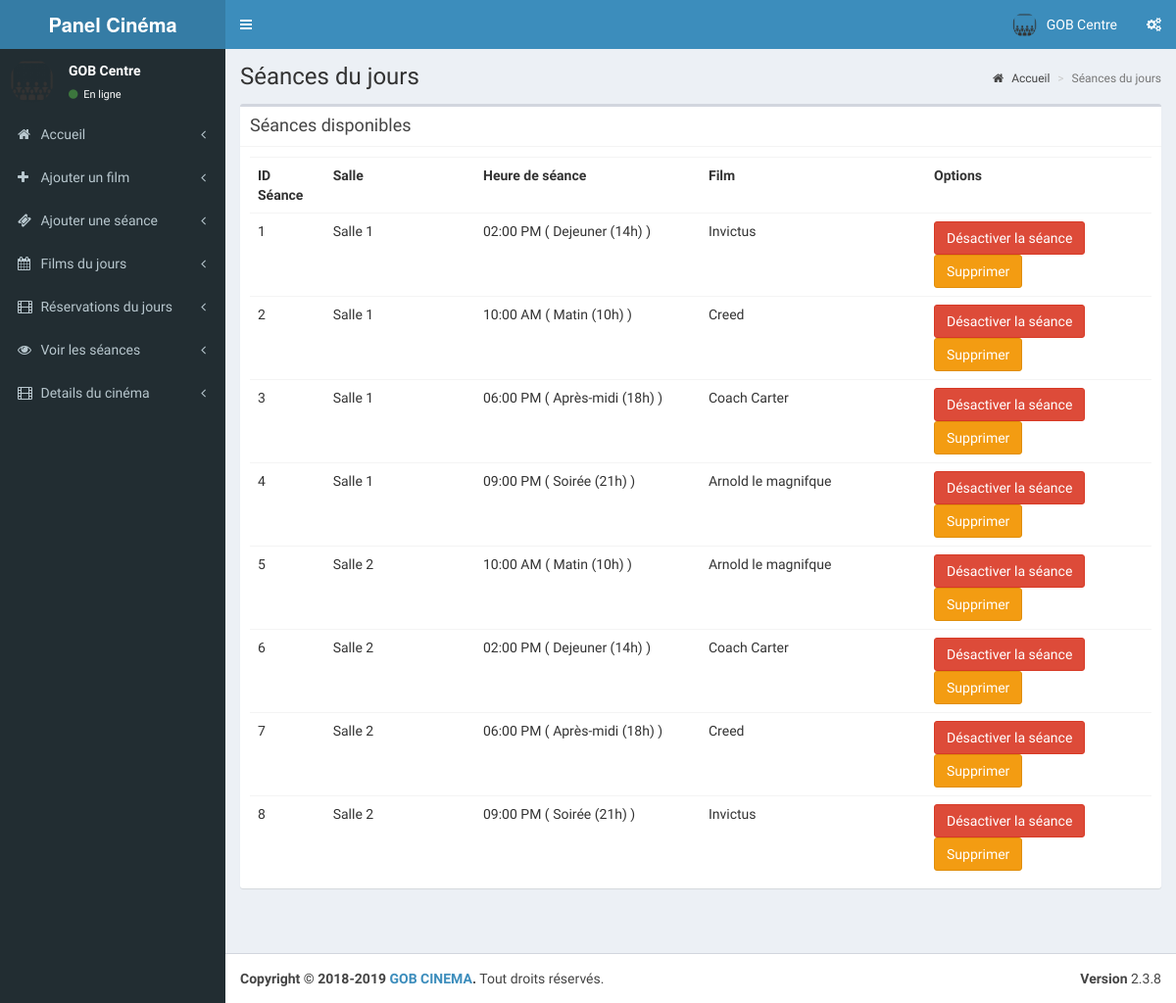
/cinema/pages/view_shows.php (signed in), run on the app's committed database.
### tables this page shows
CREATE TABLE IF NOT EXISTS `tbl_theatre` (
  `id` int(11) NOT NULL AUTO_INCREMENT,
  `name` varchar(100) NOT NULL,
  `address` varchar(100) NOT NULL,
  `place` varchar(100) NOT NULL,
  `state` varchar(50) NOT NULL,
  `pin` int(11) NOT NULL,
  PRIMARY KEY (`id`)
);

CREATE TABLE IF NOT EXISTS `tbl_shows` (
  `s_id` int(11) NOT NULL AUTO_INCREMENT,
  `st_id` int(11) NOT NULL COMMENT 'show time id',
  `theatre_id` int(11) NOT NULL,
  `movie_id` int(11) NOT NULL,
  `start_date` date NOT NULL,
  `status` int(11) NOT NULL COMMENT '1 means show available',
  `r_status` int(11) NOT NULL,
  PRIMARY KEY (`s_id`)
);

CREATE TABLE IF NOT EXISTS `tbl_screens` (
  `screen_id` int(11) NOT NULL AUTO_INCREMENT,
  `t_id` int(11) NOT NULL COMMENT 'theatre id',
  `screen_name` varchar(110) NOT NULL,
  `seats` int(11) NOT NULL COMMENT 'number of seats',
  `charge` int(11) NOT NULL,
  PRIMARY KEY (`screen_id`)
);

CREATE TABLE IF NOT EXISTS `tbl_show_time` (
  `st_id` int(11) NOT NULL AUTO_INCREMENT,
  `screen_id` int(11) NOT NULL,
  `name` varchar(40) NOT NULL COMMENT 'noon,second,etc',
  `start_time` time NOT NULL,
  PRIMARY KEY (`st_id`)
);

CREATE TABLE IF NOT EXISTS `tbl_movie` (
  `movie_id` int(11) NOT NULL AUTO_INCREMENT,
  `t_id` int(11) NOT NULL COMMENT 'theatre id',
  `movie_name` varchar(100) NOT NULL,
  `cast` varchar(500) NOT NULL,
  `desc` varchar(1000) NOT NULL,
  `release_date` date NOT NULL,
  `image` varchar(200) NOT NULL,
  `video_url` varchar(200) NOT NULL,
  `status` int(1) NOT NULL COMMENT '0 means active ',
  PRIMARY KEY (`movie_id`)
);

### cinema/pages/view_shows.php (the view, shortened to what this page needs)
<?php
include('header.php');
?>
  <div class="content-wrapper">
    <section class="content-header">
      <h1>
      Séances du jours
      </h1>
      <ol class="breadcrumb">
        <li><a href="index.php"><i class="fa fa-home"></i> Accueil</a></li>
        <li class="active">Séances du jours</li>
      </ol>
    </section>
    <section class="content">
      <div class="box">
         <div class="box-header with-border">
              <h3 class="box-title">Séances disponibles</h3>
            </div>
        <div class="box-body">
          <?php
          $sw=mysqli_query($con,"select * from tbl_shows where st_id in(select st_id from tbl_show_time where screen_id in(select screen_id from  tbl_screens where t_id='".$_SESSION['theatre']."')) and status='1'");
          if(mysqli_num_rows($sw))
          {?>
            <table class="table">
              <th class="col-md-1">
               ID Séance
              </th>
              <th class="col-md-2">
                Salle
              </th>
              <th class="col-md-3">
              Heure de séance
              </th>
              <th class="col-md-3">
                Film
              </th>
              <th class="col-md-3">
                Options
              </th>
              <?php
              $sl=1;
              while($shows=mysqli_fetch_array($sw))
              {
                ?>
                <tr>
                  <td>
                    <?php echo $sl; $sl++;?>
                  </td>
                  <?php
                  $st=mysqli_query($con,"select * from tbl_show_time where st_id='".$shows['st_id']."'");
                  $show_time=mysqli_fetch_array($st);
                  $sr=mysqli_query($con,"select * from tbl_screens where screen_id='".$show_time['screen_id']."'");
                  $screen=mysqli_fetch_array($sr);
                  $mv=mysqli_query($con,"select * from tbl_movie where movie_id='".$shows['movie_id']."'");
                  $movie=mysqli_fetch_array($mv);
                  ?>
                  <td>
                    <?php echo $screen['screen_name'];?>
                  </td>
                  <td>
                    <?php echo date('h:i A',strtotime($show_time['start_time']))." ( ".utf8_encode($show_time['name'])." ) ";?>
                  </td>
                  <td>
                    <?php echo $movie['movie_name'];?>
                  </td>
                  <td>
                    <?php if($shows['r_status']==1)
                    {
                    ?><a href="change_running.php?id=<?php echo $shows['s_id'];?>&status=0"><button class="btn btn-danger">Désactiver la séance</button></a>
                    <?php
                    }
                    else
                    {?><a href="change_running.php?id=<?php echo $shows['s_id'];?>&status=1"><button class="btn btn-success">Activer la séance</button></a>
                    <?php
                    }?>
                    <a href="stop_running.php?id=<?php echo $shows['s_id'];?>"><button class="btn btn-warning">Supprimer</button></a>
                  </td>
                </tr>
                <?php
              }
              ?>
            </table>
            <?php
          }
          else
          {
            ?>
            <h3>Pas de séances</h3>
            <?php
          }
          ?>
        </div>
      </div>
    </section>
  </div>
  <?php
include('footer.php');
?>

### cinema/pages/header.php (shortened to what this page needs)
<?php
include('../../config.php');
$th=mysqli_query($con,"select * from tbl_theatre where id='".$_SESSION['theatre']."'");
$theatre=mysqli_fetch_array($th);
?>
<!DOCTYPE html>
<html>
<head>
  <link rel="stylesheet" href="../validation/dist/css/bootstrapValidator.css"/>
  <link rel="stylesheet" href="../bootstrap/css/bootstrap.min.css">
  <link rel="stylesheet" href="https://cdnjs.cloudflare.com/ajax/libs/font-awesome/4.5.0/css/font-awesome.min.css">
  <link rel="stylesheet" href="https://cdnjs.cloudflare.com/ajax/libs/ionicons/2.0.1/css/ionicons.min.css">
  <link rel="stylesheet" href="../dist/css/AdminLTE.min.css">
  <link rel="stylesheet" href="../dist/css/skins/_all-skins.min.css">
</head>
<body class="hold-transition skin-blue sidebar-mini">
<div class="wrapper">
  <header class="main-header">
    <a href="index.php" class="logo">
      <span class="logo-lg"><b>Panel Cinéma</b></span>
    </a>
    <nav class="navbar navbar-static-top">
      <a href="#" class="sidebar-toggle" data-toggle="offcanvas" role="button">
      </a>
      <div class="navbar-custom-menu">
        <ul class="nav navbar-nav">
          <li class="dropdown user user-menu">
            <a href="#" class="dropdown-toggle" data-toggle="dropdown">
              <img src="cinema-512.png" class="user-image" alt="User Image">
              <span class="hidden-xs"><?php echo $theatre['name'];?></span>
            </a>
          </li>
          <li>
            <a href="#" data-toggle="control-sidebar"><i class="fa fa-gears"></i></a>
          </li>
        </ul>
      </div>
    </nav>
  </header>
  <aside class="main-sidebar">
    <section class="sidebar">
      <div class="user-panel">
        <div class="pull-left image">
          <img src="cinema-512.png" class="img-circle" alt="User Image">
        </div>
        <div class="pull-left info">
          <p><?php echo $theatre['name'];?></p>
          <a href="#"><i class="fa fa-circle text-success"></i> En ligne</a>
        </div>
      </div>
      <ul class="sidebar-menu">
        <li class="treeview">
          <a href="index.php">
            <i class="fa fa-home"></i> <span>Accueil</span>
            <span class="pull-right-container">
              <i class="fa fa-angle-left pull-right"></i>
            </span>
          </a>
        </li>
          <li class="treeview">
          <a href="add_movie.php">
            <i class="fa fa-plus"></i> <span>Ajouter un film</span>
            <span class="pull-right-container">
              <i class="fa fa-angle-left pull-right"></i>
            </span>
          </a>
        </li>
        <li class="treeview">
          <a href="add_show.php">
            <i class="fa fa-ticket"></i> <span>Ajouter une séance</span>
            <span class="pull-right-container">
              <i class="fa fa-angle-left pull-right"></i>
            </span>
          </a>
        </li>
        <li class="treeview">
          <a href="todays_shows.php">
            <i class="fa fa-calendar"></i> <span>Films du jours</span>
            <span class="pull-right-container">
              <i class="fa fa-angle-left pull-right"></i>
            </span>
          </a>
        </li>
        <li class="treeview">
          <a href="tickets.php">
            <i class="fa fa-film"></i> <span>Réservations du jours</span>
            <span class="pull-right-container">
              <i class="fa fa-angle-left pull-right"></i>
            </span>
          </a>
        </li>
        <li class="treeview">
          <a href="view_shows.php">
            <i class="fa fa-eye"></i> <span>Voir les séances</span>
            <span class="pull-right-container">
              <i class="fa fa-angle-left pull-right"></i>
            </span>
          </a>
        </li>
        <li class="treeview">
          <a href="add_theatre_2.php">
            <i class="fa fa-film"></i> <span>Details du cinéma</span>
            <span class="pull-right-container">
              <i class="fa fa-angle-left pull-right"></i>
            </span>
          </a>
        </li>
      </ul>
    </section>
  </aside>

### data on the page
tbl_theatre: name "GOB Centre"
tbl_shows: tbl_screens.screen_name "Salle 1", st.start_time "02:00 PM", st.name "Dejeuner (14h)", movie.movie_name "Invictus"
tbl_shows: tbl_screens.screen_name "Salle 1", st.start_time "10:00 AM", st.name "Matin (10h)", movie.movie_name "Creed"
tbl_shows: tbl_screens.screen_name "Salle 1", st.start_time "06:00 PM", st.name "Après-midi (18h)", movie.movie_name "Coach Carter"
tbl_shows: tbl_screens.screen_name "Salle 1", st.start_time "09:00 PM", st.name "Soirée (21h)", movie.movie_name "Arnold le magnifque"
tbl_shows: tbl_screens.screen_name "Salle 2", st.start_time "10:00 AM", st.name "Matin (10h)", movie.movie_name "Arnold le magnifque"
tbl_shows: tbl_screens.screen_name "Salle 2", st.start_time "02:00 PM", st.name "Dejeuner (14h)", movie.movie_name "Coach Carter"
tbl_shows: tbl_screens.screen_name "Salle 2", st.start_time "06:00 PM", st.name "Après-midi (18h)", movie.movie_name "Creed"
tbl_shows: tbl_screens.screen_name "Salle 2", st.start_time "09:00 PM", st.name "Soirée (21h)", movie.movie_name "Invictus"
